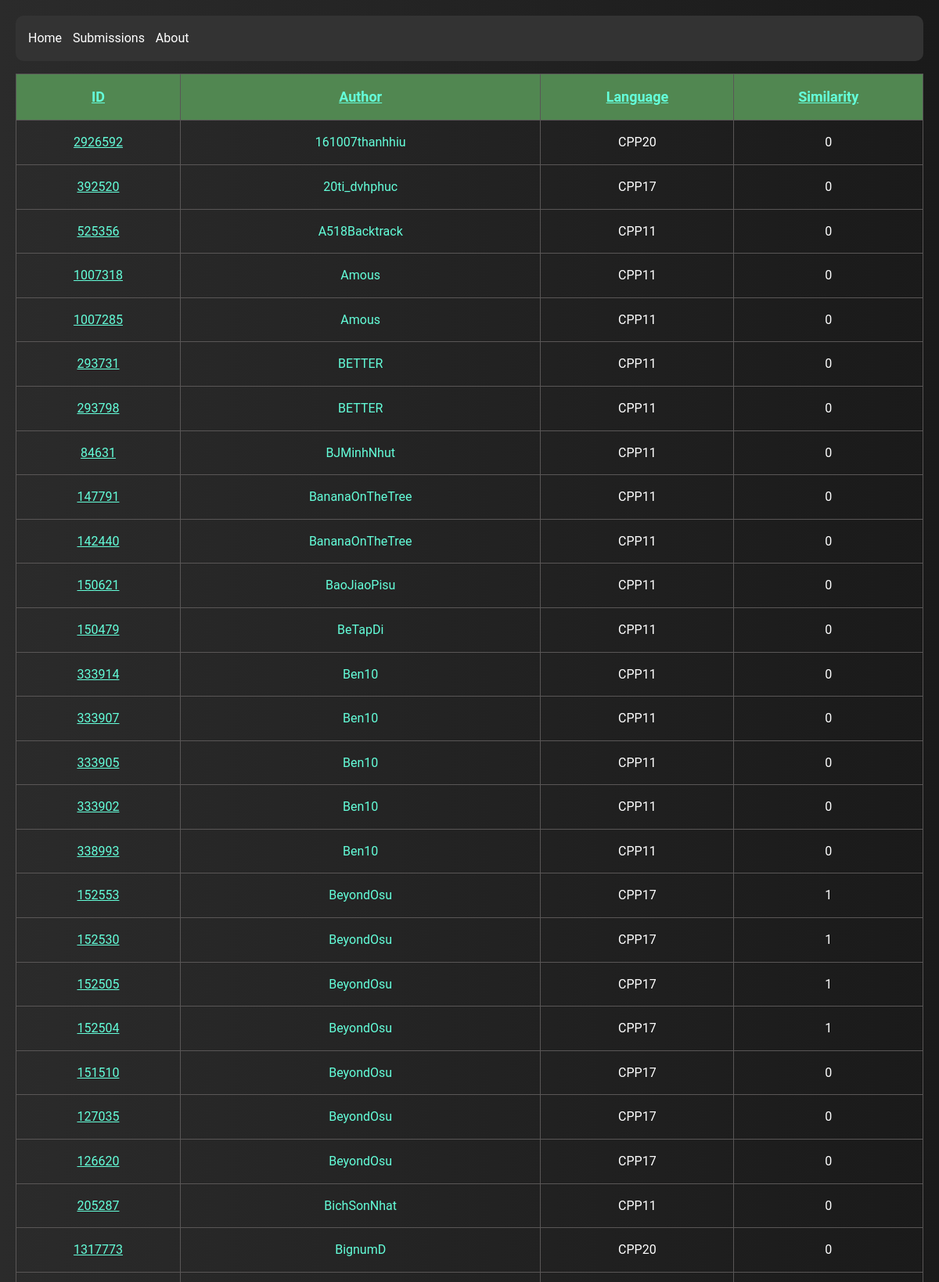
Screenshot of /submissions?order=user__name (upper part) with the database file from the repository.
### CheatingDetection/models.py (models this page shows)
class Submission(models.Model):
    score = models.IntegerField(default=0)
    sub_id = models.IntegerField(unique=True, db_index=True)
    language = models.CharField(max_length=20)
    source = models.CharField(max_length=100000)
    user = models.ForeignKey(User, on_delete=models.CASCADE, null=True)

class User(models.Model):
    name = models.CharField(max_length=200, unique=True, db_index=True)

### CheatingDetection/views.py (the view)
# urls.py: path('submissions', views.result_view, name='submissions'),
def result_view(request):
    order = request.GET.get('order')
    queryset = Submission.objects
    if order:
        queryset = queryset.order_by(order)
    else:
        queryset = queryset.order_by('-score')
    page = int(request.GET.get('page', 1))
    queryset = queryset[(page - 1) * 50 : page * 50]
    context = {"result": queryset, "order": order}
    return render(request, 'result.html', context)

### CheatingDetection/templates/result.html (shortened to what this page needs)
{% extends "base.html" %}
{% block body %}
  <table>
    <tr>
      <th><a href="?order={% if order == 'sub_id' %}-sub_id{% else %}sub_id{% endif %}">ID</a></th>
      <th><a href="?order={% if order == 'user__name' %}-user__name{% else %}user__name{% endif %}">Author</a></th>
      <th><a href="?order={% if order == 'language' %}-language{% else %}language{% endif %}">Language</a></th>
      <th><a href="?order={% if order == '-score' %}score{% else %}-score{% endif %}">Similarity</a></th>
    </tr>
    {% for item in result %}
      <tr>
        <td>
          <a href="/submission/{{item.sub_id}}" target="_blank">{{item.sub_id}}</a>
        </td>
        <td>
          <a href="https://lqdoj.edu.vn/user/{{item.user.name}}" target="_blank" style="text-decoration: none">{{item.user.name}}</a>
        </td>
        <td>
          {{item.language}}
        </td>
        <td>
          {{item.score}}
        </td>
      </tr>
    {% endfor %}
  </table>
{% endblock %}

### CheatingDetection/templates/base.html (style rules this page uses)
body { background: linear-gradient(to right, #2b2b2b, #1a1a1a); color: #ccd6f6; font-family: Roboto, Arial, sans-serif; padding: 20px; margin: 0; line-height: 1.6; }
a { color: #64ffda; }

### CheatingDetection/templates/result.html (style rules this page uses)
table { width: 100%; border-collapse: collapse; color: #fff; border: 1px solid #ddd; font-size: 1em; }
th, td { padding: 12px 15px; border: 1px solid #595656; padding: 15px; text-align: center; }
th { background-color: #518751; font-size: 18px; color: #dbdbdb; }

### rows the page displays
Submission: sub_id "2926592", user.name "161007thanhhiu", language "CPP20", score "0"
Submission: sub_id "392520", user.name "20ti_dvhphuc", language "CPP17", score "0"
Submission: sub_id "525356", user.name "A518Backtrack", language "CPP11", score "0"
Submission: sub_id "1007318", user.name "Amous", language "CPP11", score "0"
Submission: sub_id "1007285", user.name "Amous", language "CPP11", score "0"
Submission: sub_id "293731", user.name "BETTER", language "CPP11", score "0"
Submission: sub_id "293798", user.name "BETTER", language "CPP11", score "0"
Submission: sub_id "84631", user.name "BJMinhNhut", language "CPP11", score "0"
Submission: sub_id "147791", user.name "BananaOnTheTree", language "CPP11", score "0"
Submission: sub_id "142440", user.name "BananaOnTheTree", language "CPP11", score "0"
Submission: sub_id "150621", user.name "BaoJiaoPisu", language "CPP11", score "0"
Submission: sub_id "150479", user.name "BeTapDi", language "CPP11", score "0"
Submission: sub_id "333914", user.name "Ben10", language "CPP11", score "0"
Submission: sub_id "333907", user.name "Ben10", language "CPP11", score "0"
Submission: sub_id "333905", user.name "Ben10", language "CPP11", score "0"
Submission: sub_id "333902", user.name "Ben10", language "CPP11", score "0"
Submission: sub_id "338993", user.name "Ben10", language "CPP11", score "0"
Submission: sub_id "152553", user.name "BeyondOsu", language "CPP17", score "1"
Submission: sub_id "152530", user.name "BeyondOsu", language "CPP17", score "1"
Submission: sub_id "152505", user.name "BeyondOsu", language "CPP17", score "1"
Submission: sub_id "152504", user.name "BeyondOsu", language "CPP17", score "1"
Submission: sub_id "151510", user.name "BeyondOsu", language "CPP17", score "0"
Submission: sub_id "127035", user.name "BeyondOsu", language "CPP17", score "0"
Submission: sub_id "126620", user.name "BeyondOsu", language "CPP17", score "0"
Submission: sub_id "205287", user.name "BichSonNhat", language "CPP11", score "0"
Submission: sub_id "1317773", user.name "BignumD", language "CPP20", score "0"
